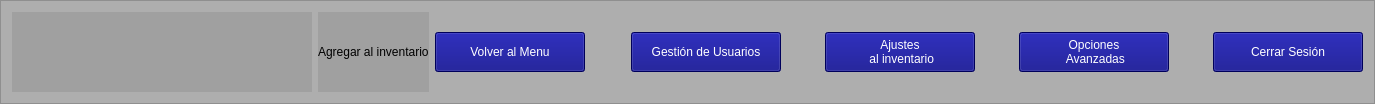
     <widget class="QFrame" name="frame">
      <property name="styleSheet">
       <string notr="true">background-color: rgba(147, 147, 147, 0.5);</string>
      </property>
      <property name="frameShape">
       <enum>QFrame::StyledPanel</enum>
      </property>
      <property name="frameShadow">
       <enum>QFrame::Raised</enum>
      </property>
      <layout class="QVBoxLayout" name="verticalLayout_2">
       <item>
        <layout class="QHBoxLayout" name="horizontalLayout_16">
         <item>
          <widget class="QLabel" name="label_9">
           <property name="minimumSize">
            <size>
             <width>300</width>
             <height>80</height>
            </size>
           </property>
           <property name="maximumSize">
            <size>
             <width>300</width>
             <height>80</height>
            </size>
           </property>
           <property name="text">
            <string/>
           </property>
           <property name="pixmap">
            <pixmap>C:/Users/Asus Vivoook/.designer/backup/imagenes/logo pendon ysr.jpg</pixmap>
           </property>
           <property name="scaledContents">
            <bool>true</bool>
           </property>
          </widget>
         </item>
         <item>
          <layout class="QHBoxLayout" name="horizontalLayout_2">
           <item>
            <widget class="QLabel" name="label_10">
             <property name="styleSheet">
              <string notr="true">font: 48pt &quot;Playbill&quot;;</string>
             </property>
             <property name="text">
              <string>Agregar al inventario</string>
             </property>
            </widget>
           </item>
           <item>
            <widget class="QPushButton" name="btn_VolverMenu">
             <property name="minimumSize">
              <size>
               <width>150</width>
               <height>40</height>
              </size>
             </property>
             <property name="maximumSize">
              <size>
               <width>50</width>
               <height>40</height>
              </size>
             </property>
             <property name="styleSheet">
              <string notr="true">QPushButton{
	color: rgb(255, 255, 255);
	background-color: rgb(0, 0, 127);
	font: 75 11pt &quot;Arial&quot;;
}
QPushButton::hover{
background-color:rgb(255, 0, 0);
color:#ffffff;

}</string>
             </property>
             <property name="text">
              <string>Volver al Menu</string>
             </property>
            </widget>
           </item>
           <item>
            <spacer name="horizontalSpacer_24">
             <property name="orientation">
              <enum>Qt::Horizontal</enum>
             </property>
             <property name="sizeHint" stdset="0">
              <size>
               <width>40</width>
               <height>20</height>
              </size>
             </property>
            </spacer>
           </item>
           <item>
            <widget class="QPushButton" name="btn_gest_usuario">
             <property name="minimumSize">
              <size>
               <width>150</width>
               <height>40</height>
              </size>
             </property>
             <property name="maximumSize">
              <size>
               <width>50</width>
               <height>40</height>
              </size>
             </property>
             <property name="styleSheet">
              <string notr="true">QPushButton{
	color: rgb(255, 255, 255);
	background-color: rgb(0, 0, 127);
	font: 75 11pt &quot;Arial&quot;;
}
QPushButton::hover{
background-color:rgb(255, 0, 0);
color:#ffffff;

}</string>
             </property>
             <property name="text">
              <string>Gestión de Usuarios</string>
             </property>
            </widget>
           </item>
           <item>
            <spacer name="verticalSpacer_4">
             <property name="orientation">
              <enum>Qt::Horizontal</enum>
             </property>
             <property name="sizeHint" stdset="0">
              <size>
               <width>38</width>
               <height>18</height>
              </size>
             </property>
            </spacer>
           </item>
           <item>
            <widget class="QPushButton" name="btn_ajustesInvent">
             <property name="minimumSize">
              <size>
               <width>150</width>
               <height>40</height>
              </size>
             </property>
             <property name="maximumSize">
              <size>
               <width>50</width>
               <height>40</height>
              </size>
             </property>
             <property name="styleSheet">
              <string notr="true">QPushButton{
	color: rgb(255, 255, 255);
	background-color: rgb(0, 0, 127);
	font: 75 11pt &quot;Arial&quot;;
}
QPushButton::hover{
background-color:rgb(255, 0, 0);
color:#ffffff;

}</string>
             </property>
             <property name="text">
              <string>Ajustes 
 al inventario</string>
             </property>
            </widget>
           </item>
           <item>
            <spacer name="verticalSpacer_5">
             <property name="orientation">
              <enum>Qt::Horizontal</enum>
             </property>
             <property name="sizeHint" stdset="0">
              <size>
               <width>38</width>
               <height>18</height>
              </size>
             </property>
            </spacer>
           </item>
           <item>
            <widget class="QPushButton" name="btn_bdd">
             <property name="minimumSize">
              <size>
               <width>150</width>
               <height>40</height>
              </size>
             </property>
             <property name="maximumSize">
              <size>
               <width>50</width>
               <height>40</height>
              </size>
             </property>
             <property name="styleSheet">
              <string notr="true">QPushButton{
	color: rgb(255, 255, 255);
	background-color: rgb(0, 0, 127);
	font: 75 11pt &quot;Arial&quot;;
}
QPushButton::hover{
background-color:rgb(255, 0, 0);
color:#ffffff;

}</string>
             </property>
             <property name="text">
              <string>Opciones 
 Avanzadas</string>
             </property>
            </widget>
           </item>
           <item>
            <spacer name="verticalSpacer_6">
             <property name="orientation">
              <enum>Qt::Horizontal</enum>
             </property>
             <property name="sizeHint" stdset="0">
              <size>
               <width>38</width>
               <height>18</height>
              </size>
             </property>
            </spacer>
           </item>
           <item>
            <widget class="QPushButton" name="bt_salir_2">
             <property name="minimumSize">
              <size>
               <width>150</width>
               <height>40</height>
              </size>
             </property>
             <property name="maximumSize">
              <size>
               <width>50</width>
               <height>40</height>
              </size>
             </property>
             <property name="styleSheet">
              <string notr="true">QPushButton{
	color: rgb(255, 255, 255);
	background-color: rgb(0, 0, 127);
	font: 75 11pt &quot;Arial&quot;;
}
QPushButton::hover{
background-color:rgb(255, 0, 0);
color:#ffffff;

}</string>
             </property>
             <property name="text">
              <string>Cerrar Sesión</string>
             </property>
            </widget>
           </item>
          </layout>
         </item>
        </layout>
       </item>
      </layout>
     </widget>
